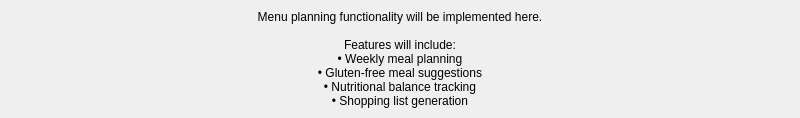
<?xml version="1.0" encoding="UTF-8"?>
<ui version="4.0">
 <class>MenuPanel</class>
 <widget class="QWidget" name="MenuPanel">
  <property name="geometry">
   <rect>
    <x>0</x>
    <y>0</y>
    <width>800</width>
    <height>50</height>
   </rect>
  </property>
  <layout class="QVBoxLayout" name="verticalLayout">
   <property name="spacing">
    <number>10</number>
   </property>
   <property name="leftMargin">
    <number>10</number>
   </property>
   <property name="topMargin">
    <number>10</number>
   </property>
   <property name="rightMargin">
    <number>10</number>
   </property>
   <property name="bottomMargin">
    <number>10</number>
   </property>
   <item>
    <widget class="QLabel" name="placeholderLabel">
     <property name="text">
      <string>Menu planning functionality will be implemented here.

Features will include:
• Weekly meal planning
• Gluten-free meal suggestions
• Nutritional balance tracking
• Shopping list generation</string>
     </property>
     <property name="alignment">
      <set>Qt::AlignCenter</set>
     </property>
     <property name="wordWrap">
      <bool>true</bool>
     </property>
    </widget>
   </item>
  </layout>
 </widget>
 <resources/>
 <connections/>
</ui>
